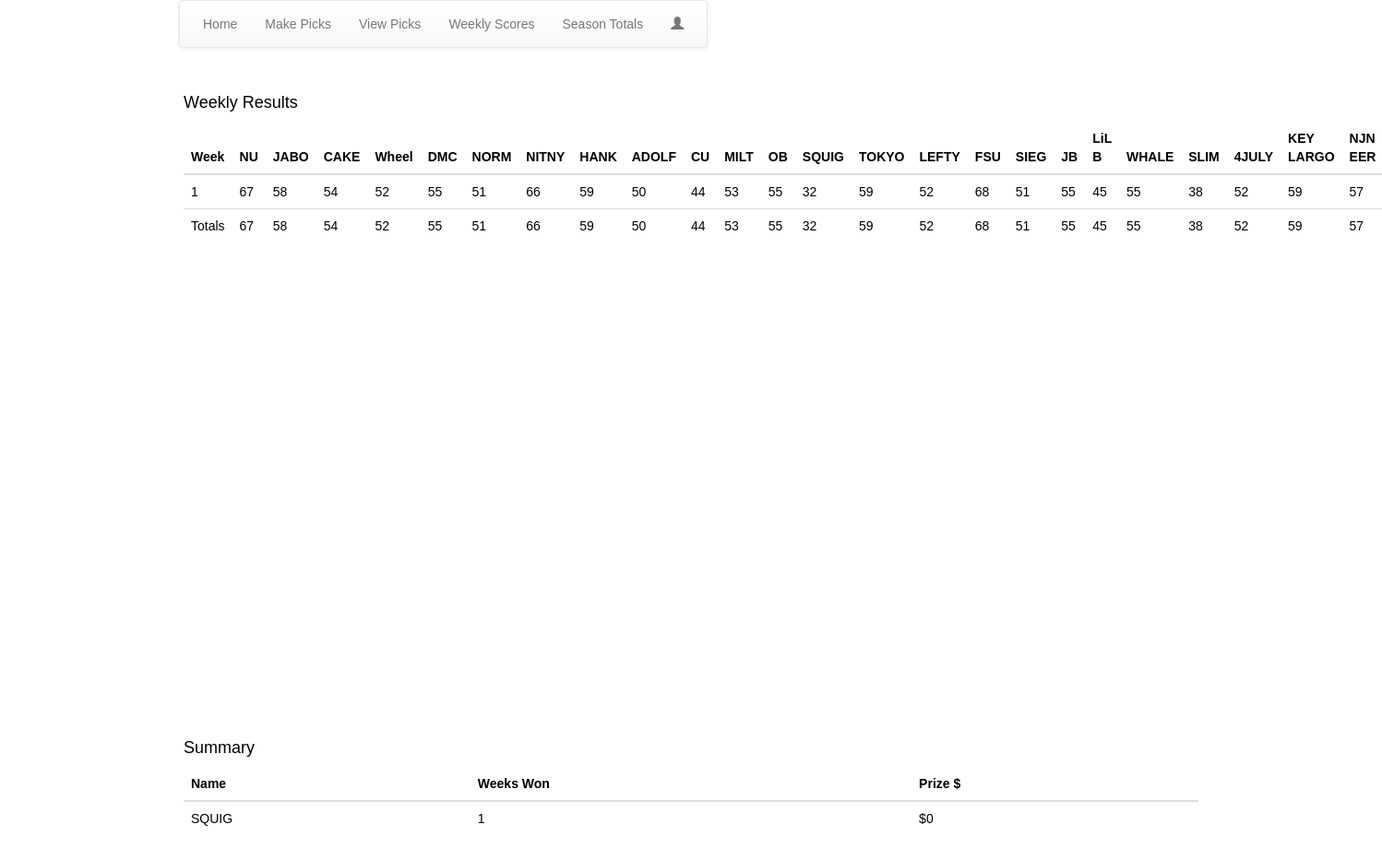
Screenshot of /fb_app/season_total/ with the database file from the repository.
### fb_app/models.py (models this page shows)
class Player(models.Model):
    league = models.ForeignKey(League, on_delete=models.CASCADE)
    name = models.ForeignKey(settings.AUTH_USER_MODEL, on_delete=models.CASCADE)
    def __str__(self):
        return str(self.name)

### fb_app/views.py (the view)
class SeasonTotals(ListView):
    model = WeekScore
    template_name = 'fb_app/season_total.html'
    def get_context_data(self,**kwargs):
        context = super(SeasonTotals, self).get_context_data(**kwargs)
        base_data = self.get_base_data()
        score_dict = {}
        week = base_data[3]
        week_cnt = 1
        winner_dict = {}
        while week_cnt <= week.week:
            score_list = []
            score_week = Week(week=week_cnt)
            week_score = WeekScore.objects.filter(week__week=week_cnt, player__league__league=base_data[2])
            for score in week_score:
                score_list.append(score.score)
            winner = Player.objects.get(pk=(week_score.filter()\
                      .values_list('player').annotate(Min('score'))\
                      .order_by('score')[0])[0])
            score_list.append(winner)
            winner_dict[winner]= score
            score_dict[week_cnt]=score_list
            week_cnt +=1
        total_score_list = []
        for player in Player.objects.filter(league=base_data[2]):
            total_score = 0
            for weeks in WeekScore.objects.filter(player=player, week__week__lte=week.week):
                total_score += weeks.score
            total_score_list.append(total_score)
        for key, value in winner_dict.items():
            if base_data[2].league == "Golfers":
                winner_dict[key] = len(winner_dict.values()), '$' + str((len(winner_dict.values())*25))
            else:
                winner_dict[key] = len(winner_dict.values()), '$' + '0'
        context.update({
        'players': Player.objects.filter(league=base_data[2]),
        'scores': score_dict,
        'totals': total_score_list,
        'wins': winner_dict
        })
        return context
    def get_base_data(self):
        week = Week.objects.get(current=True)
        if self.request.user.is_authenticated:
            user = User.objects.get(username=self.request.user)
            player = Player.objects.get(name=user)
            league = player.league
        else:
            league = League.objects.get(league="Football Fools")
            user= None
            player = None
        return (user, player, league, week)

### fb_app/models.py (called while the page is built)
    def __str__(self):
        return self.league

### fb_app/templates/fb_app/season_total.html (shortened to what this page needs)
{%extends "fb_app/base.html"%}
{%load staticfiles%}
{%load mathfilters%}
{%load static%}
{%block body_block%}
<div class="row">
  <div class="column">
<h4>Weekly Results</h4>
<table class="table">
  <thead>
    <th>Week</th>
    {%for player in players%}
      <th>{{player}}</th>
    {%endfor%}
  </thead>
  <tbody>
    {%for week, scores in scores.items%}
    <tr>
      <td>{{week}}</td>
      {%for score in scores%}
      <td>{{score}}</td>
      {%endfor%}
    </tr>
    {%endfor%}
    <tr>
      <td>Totals</td>
      {%for total in totals%}
      <td>{{total}}</td>
      {%endfor%}
    </tr>
  </tbody>
</table>
</div>
<div class="column">
<h4>Summary</h4>
<table class='table'>
  <thead>
    <th>Name</th>
    <th>Weeks Won</th>
    <th>Prize $</th>
  </thead>
  <tbody>
    <tr>
      {%for name, wins in wins.items%}
      <td>{{name.name}}</td>
      {%for dollars in wins%}
      <td>{{dollars}}</td>
      {%endfor%}
      {%endfor%}
    </tr>
  </tbody>
</table>
</div>
</div>
{%endblock%}

### fb_app/templates/fb_app/base.html (shortened to what this page needs)
<!DOCTYPE html>
{%load staticfiles%}
<html lang="en" dir="ltr">
<head>
  <link href="https://cdnjs.cloudflare.com/ajax/libs/select2/4.0.6-rc.0/css/select2.min.css" rel="stylesheet" />
  <link rel="stylesheet" href="https://stackpath.bootstrapcdn.com/bootstrap/4.1.0/css/bootstrap.min.css">
  <link rel="stylesheet" href="https://maxcdn.bootstrapcdn.com/bootstrap/3.3.7/css/bootstrap.min.css">
  <link rel="stylesheet" href="https://maxcdn.bootstrapcdn.com/bootstrap/3.3.7/css/bootstrap-theme.min.css">
  <link rel="stylesheet" href={%static "fb_app/css/my_style.css" %}>
</head>
<body>
  <div class="container">
      <nav class="navbar navbar-default navbar-left">
        <ul class="nav nav-navbar">
          <li> <a class="navbar-link" href="{% url 'index' %}">Home</a> </li>
          <li> <a class="navbar-link" href="{% url 'fb_app:games_list' %}">Make Picks</a></li>
          <li> <a class="navbar-link" href="{% url 'fb_app:picks_list' %}">View Picks</a></li>
          <li> <a class="navbar-link" href="{% url 'fb_app:scores_list' %}">Weekly Scores</a> </li>
          <li> <a class="navbar-link" href="{% url 'fb_app:season_total' %}">Season Totals</a> </li>
          {% if user.is_authenticated %}
          <li> <a class="navbar-link" href="{% url 'logout' %}">Logout</a> </li>
          {%else%}
          <li> <a class="navbar-link" href="{% url 'fb_app:user_login' %}"> <span class="glyphicon glyphicon-user"></span></a> </li>
          {%endif%}
        </ul>
      </nav>
  </div>
  <div class="container">
        {%block body_block%}
        {%endblock%}
  </div>
</body>
</html>

### static/fb_app/css/my_style.css (style rules this page uses)
body { font-family: Arial; color: black; height: 100%; }
* { box-sizing: border-box; }
.row { display: flex; }
.column { flex: 40%; padding: 20px; height: 700px; }

### rows the page displays
Player: name.username "NU"
Player: name.username "JABO"
Player: name.username "CAKE"
Player: name.username "Wheel"
Player: name.username "DMC"
Player: name.username "NORM"
Player: name.username "NITNY"
Player: name.username "HANK"
Player: name.username "ADOLF"
Player: name.username "CU"
Player: name.username "MILT"
Player: name.username "OB"
Player: name.username "SQUIG", name "SQUIG", wins "1" "$0"
Player: name.username "TOKYO"
Player: name.username "LEFTY"
Player: name.username "FSU"
Player: name.username "SIEG"
Player: name.username "JB"
Player: name.username "LiL B"
Player: name.username "WHALE"
Player: name.username "SLIM"
Player: name.username "4JULY"
Player: name.username "KEY LARGO"
Player: name.username "NJN EER"

### other values shown
{{ week }} "1"
{{ score }} "67" "58" "54" "52" "55" "51" "66" "59" "50" "44" "53" "55" "32" "59" "52" "68" "51" "55" "45" "55" "38" "52" "59" "57"
{{ total }} "67" "58" "54" "52" "55" "51" "66" "59" "50" "44" "53" "55" "32" "59" "52" "68" "51" "55" "45" "55" "38" "52" "59" "57"
